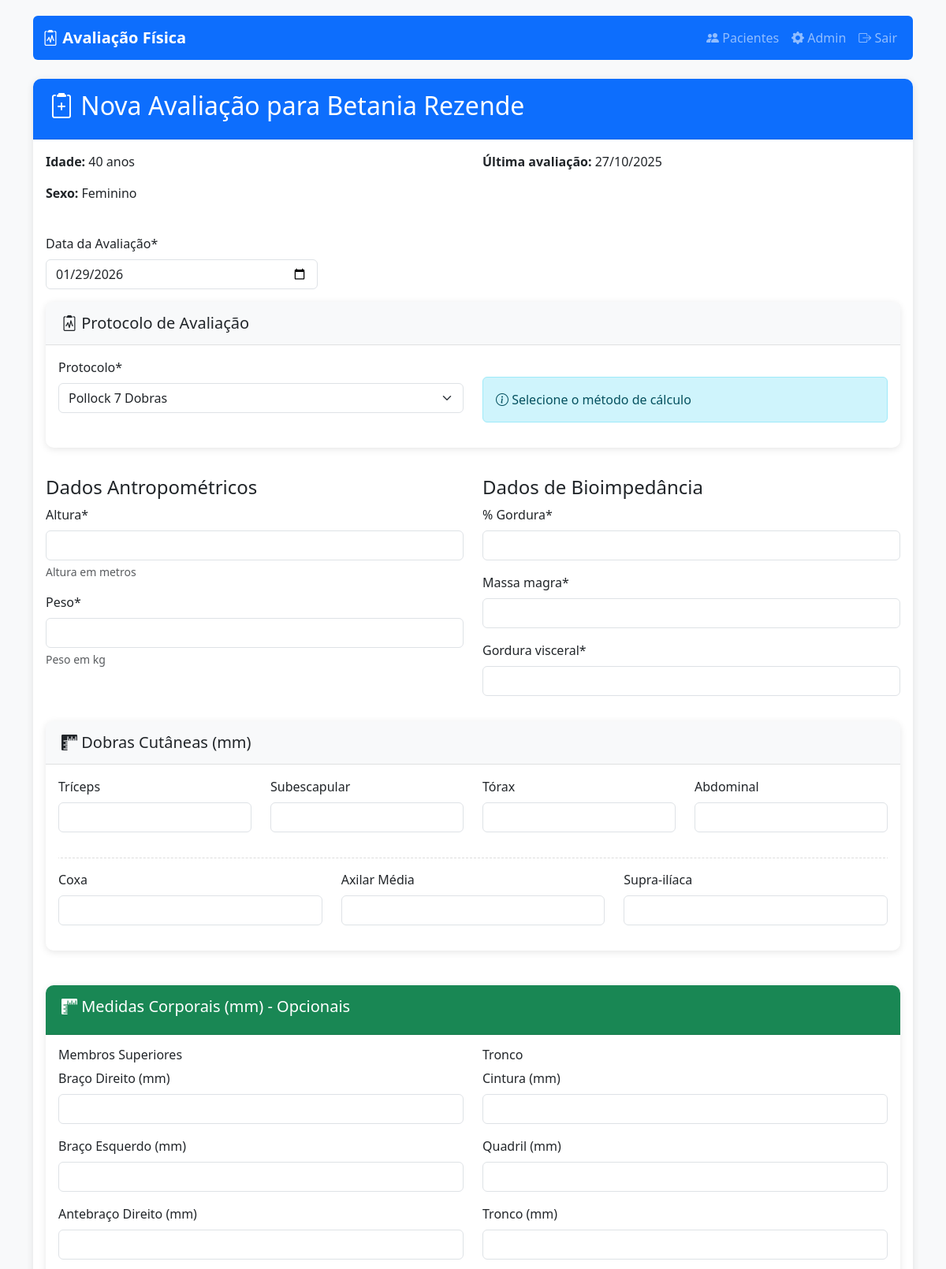
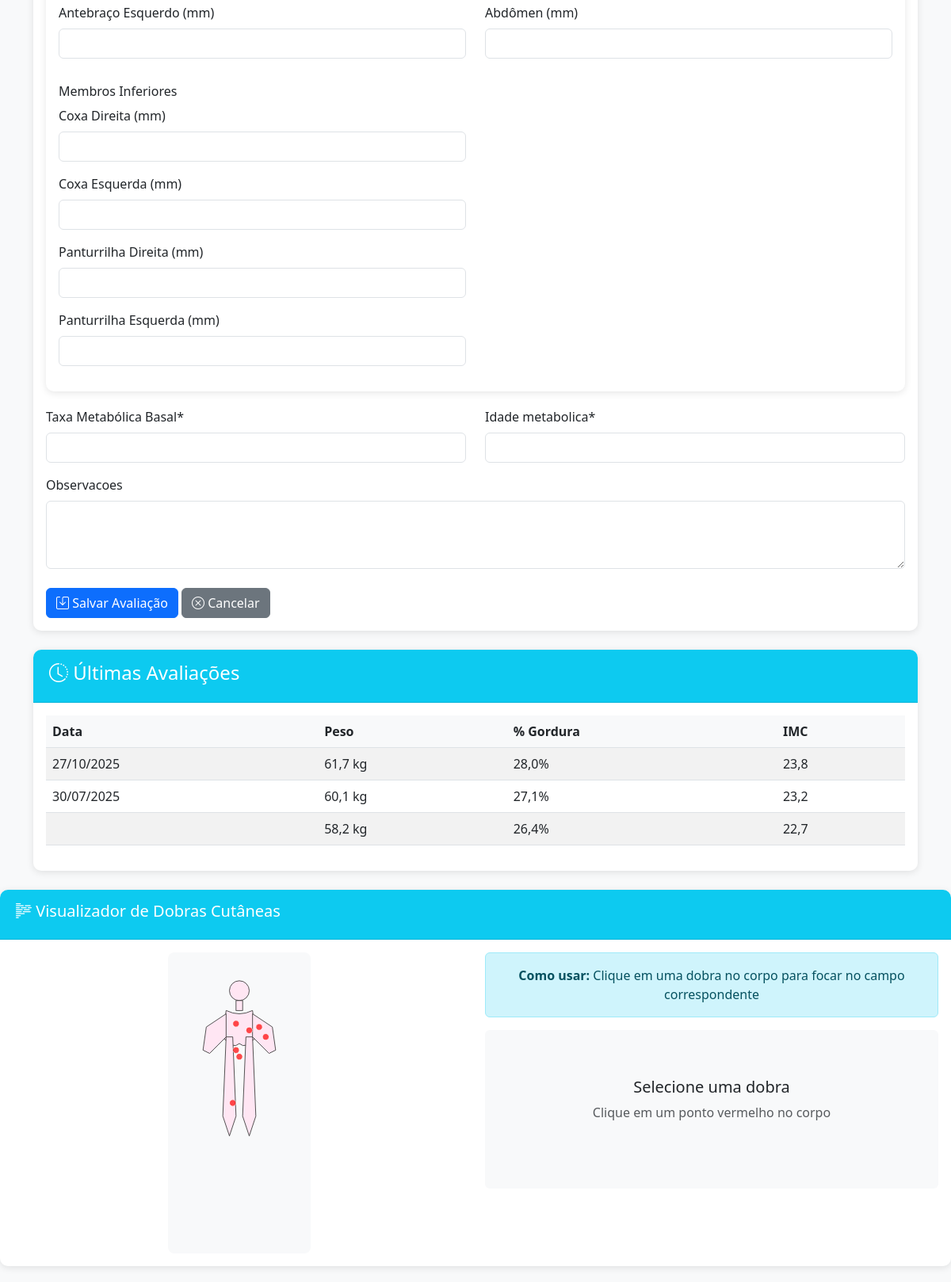
Screenshot of /pacientes/6/avaliacao/nova/ (signed in) with the database file from the repository (2 pictures, top to bottom).
### avaliacao/models.py (models this page shows, shortened)
class Paciente(models.Model):
    SEXO_CHOICES = [('M', 'Masculino'), ('F', 'Feminino')]
    nome = models.CharField(max_length=100)
    sexo = models.CharField(max_length=1, choices=SEXO_CHOICES)
    data_nascimento = models.DateField()
    telefone = models.CharField(max_length=15, blank=True)
    email = models.EmailField(blank=True)
    observacoes = models.TextField(blank=True)
    @property
    def idade(self):
        hoje = date.today()
        return hoje.year - self.data_nascimento.year - (
            (hoje.month, hoje.day) < (self.data_nascimento.month, self.data_nascimento.day)
        )

class Avaliacao(models.Model):
    PROTOCOLOS = [
        ('POLLOCK_7', 'Pollock 7 Dobras'),
        ('FALKNER_4', 'Falkner 4 Dobras'),
    ]
    protocolo = models.CharField(
        max_length=10,
        choices=PROTOCOLOS,
        default='POLLOCK_7'
    )
    paciente = models.ForeignKey(Paciente, on_delete=models.CASCADE, related_name='avaliacoes')
    data_avaliacao = models.DateField()  # Removido o 'default' (agora será obrigatório preencher)
    altura = models.FloatField(help_text="Altura em metros")
    peso = models.FloatField(help_text="Peso em kg")
    percentual_gordura = models.FloatField(verbose_name="% Gordura")
    massa_magra = models.FloatField()
    gordura_visceral = models.IntegerField()
    tmb = models.IntegerField(verbose_name="Taxa Metabólica Basal")
    idade_metabolica = models.IntegerField()
    observacoes = models.TextField(blank=True)
    torax = models.FloatField('Tórax', null=True, blank=True)
    triceps = models.FloatField('Tríceps', null=True, blank=True)
    abdominal = models.FloatField('Abdominal', null=True, blank=True)
    coxa = models.FloatField('Coxa', null=True, blank=True)
    axilar_media = models.FloatField('Axilar Média', null=True, blank=True)
    subescapular = models.FloatField('Subescapular', null=True, blank=True)
    suprailiaca = models.FloatField('Supra-ilíaca', null=True, blank=True)
    braco_direito = models.FloatField('Braço Direito (mm)', null=True, blank=True)
    braco_esquerdo = models.FloatField('Braço Esquerdo (mm)', null=True, blank=True)
    antebraco_direito = models.FloatField('Antebraço Direito (mm)', null=True, blank=True)
    antebraco_esquerdo = models.FloatField('Antebraço Esquerdo (mm)', null=True, blank=True)
    cintura = models.FloatField('Cintura (mm)', null=True, blank=True)
    quadril = models.FloatField('Quadril (mm)', null=True, blank=True)
    tronco = models.FloatField('Tronco (mm)', null=True, blank=True)
    abdomen = models.FloatField('Abdômen (mm)', null=True, blank=True)
    coxa_direita = models.FloatField('Coxa Direita (mm)', null=True, blank=True)
    coxa_esquerda = models.FloatField('Coxa Esquerda (mm)', null=True, blank=True)
    panturrilha_direita = models.FloatField('Panturrilha Direita (mm)', null=True, blank=True)
    panturrilha_esquerda = models.FloatField('Panturrilha Esquerda (mm)', null=True, blank=True)
    class Meta:
        ordering = ['-data_avaliacao']
    @property
    def imc(self):
        return self.peso / (self.altura ** 2)

### avaliacao/views.py (the view)
# urls.py: path('pacientes/<int:paciente_id>/avaliacao/nova/', views.nova_avaliacao, name='nova_avaliacao'),
@login_required
def nova_avaliacao(request, paciente_id):
    paciente = get_object_or_404(Paciente, pk=paciente_id)
    if request.method == 'POST':
        print("Dados recebidos:", request.POST)  # Debug: imprime os dados do formulário
        form = AvaliacaoForm(request.POST)
        if form.is_valid():
            avaliacao = form.save(commit=False)
            avaliacao.paciente = paciente
            if avaliacao.protocolo and any([
                avaliacao.triceps, avaliacao.subescapular,
                avaliacao.torax, avaliacao.abdominal,
                avaliacao.coxa, avaliacao.axilar_media,
                avaliacao.suprailiaca
            ]):
                soma_dobras = sum([
                    avaliacao.triceps or 0,
                    avaliacao.subescapular or 0,
                    avaliacao.torax or 0,
                    avaliacao.abdominal or 0,
                    avaliacao.coxa or 0,
                    avaliacao.axilar_media or 0,
                    avaliacao.suprailiaca or 0
                ])
                percentual, _ = calcular_gordura(
                soma_dobras if avaliacao.protocolo == 'POLLOCK_7' else (avaliacao.triceps + avaliacao.subescapular + avaliacao.torax + avaliacao.abdominal),
                paciente.idade,
                paciente.sexo,
                avaliacao.protocolo
                )
                avaliacao.percentual_gordura = percentual
            avaliacao.save()
            return redirect('avaliacao:historico_avaliacoes', paciente_id=paciente.id)
        else:
            print("Erros do formulário:", form.errors.as_json())  # Debug: imprime os erros do formulário
    else:
        form = AvaliacaoForm()
    return render(request, 'avaliacao/form_avaliacao.html', {
        'form': form,
        'paciente': paciente,
        'avaliacoes_anteriores': Avaliacao.objects.filter(paciente=paciente).order_by('-data_avaliacao')[:3],
        'titulo': f'Nova Avaliação - {paciente.nome}'
    })

### avaliacao/templates/avaliacao/form_avaliacao.html (shortened to what this page needs)
{% extends 'avaliacao/base.html' %}
{% load crispy_forms_tags %}
{% block content %}
<div class="card mb-4">
    <div class="card-header bg-primary text-white">
        <h2>
            <i class="bi bi-clipboard2-plus"></i>
            Nova Avaliação para {{ paciente.nome }}
        </h2>
    </div>
    <div class="card-body">
        <div class="row mb-4">
            <div class="col-md-6">
                <p><strong>Idade:</strong> {{ paciente.idade }} anos</p>
                <p><strong>Sexo:</strong> {{ paciente.get_sexo_display }}</p>
            </div>
            <div class="col-md-6">
                <p><strong>Última avaliação:</strong>
                   {% if avaliacoes_anteriores %}
                       {{ avaliacoes_anteriores.0.data_avaliacao|date:"d/m/Y" }}
                   {% else %}
                       Nenhuma avaliação anterior
                   {% endif %}
                </p>
            </div>
        </div>
        <form method="post">
            <div class="row mb-3">
                <div class="col-md-4">
                    <label for="id_data_avaliacao" class="form-label">Data da Avaliação*</label>
                    <input type="date"
                           name="data_avaliacao"
                           id="id_data_avaliacao"
                           class="form-control {% if form.data_avaliacao.errors %}is-invalid{% endif %}"
                           value="{{ form.data_avaliacao.value|date:'Y-m-d' }}"
                           required>
                </div>
            </div>
            <div class="row mb-3">
                <div class="col-md-12">
                    <div class="card">
                        <div class="card-header bg-light">
                            <h5 class="mb-0">
                                <i class="bi bi-clipboard2-pulse"></i> Protocolo de Avaliação
                            </h5>
                        </div>
                        <div class="card-body">
                            <div class="row">
                                <div class="col-md-6">
                                    {{ form.protocolo|as_crispy_field }}
                                </div>
                                <div class="col-md-6">
                                    <div class="alert alert-info mt-md-4">
                                        <i class="bi bi-info-circle"></i> Selecione o método de cálculo
                                    </div>
                                </div>
                            </div>
                        </div>
                    </div>
                </div>
            </div>
            <div class="row">
                <div class="col-md-6">
                    <h4>Dados Antropométricos</h4>
                    {{ form.altura|as_crispy_field }}
                    {{ form.peso|as_crispy_field }}
                </div>
                <div class="col-md-6">
                    <h4>Dados de Bioimpedância</h4>
                    {{ form.percentual_gordura|as_crispy_field }}
                    {{ form.massa_magra|as_crispy_field }}
                    {{ form.gordura_visceral|as_crispy_field }}
                </div>
            </div>
            <div class="row mt-3">
                <div class="col-md-12">
                    <div class="card">
                        <div class="card-header bg-light">
                            <h5 class="mb-0">
                                <i class="bi bi-rulers"></i> Dobras Cutâneas (mm)
                            </h5>
                        </div>
                        <div class="card-body">
                            <div class="row">
                                <div class="col-md-3">
                                    {{ form.triceps|as_crispy_field }}
                                </div>
                                <div class="col-md-3">
                                    {{ form.subescapular|as_crispy_field }}
                                </div>
                                <div class="col-md-3">
                                    {{ form.torax|as_crispy_field }}
                                </div>
                                <div class="col-md-3">
                                    {{ form.abdominal|as_crispy_field }}
                                </div>
                            </div>
                            <div id="pollock-extra-fields" style="display: none;">
                                <div class="row mt-3">
                                    <div class="col-md-4">
                                        {{ form.coxa|as_crispy_field }}
                                    </div>
                                    <div class="col-md-4">
                                        {{ form.axilar_media|as_crispy_field }}
                                    </div>
                                    <div class="col-md-4">
                                        {{ form.suprailiaca|as_crispy_field }}
                                    </div>
                                </div>
                            </div>
                        </div>
                    </div>
                </div>
            </div>
            <div class="card mt-4">
                <div class="card-header bg-success text-white">
                    <h5><i class="bi bi-rulers"></i> Medidas Corporais (mm) - Opcionais</h5>
                </div>
                <div class="card-body">
                    <div class="row">
                        <div class="col-md-6">
                            <h6>Membros Superiores</h6>
                            {{ form.braco_direito|as_crispy_field }}
                            {{ form.braco_esquerdo|as_crispy_field }}
                            {{ form.antebraco_direito|as_crispy_field }}
                            {{ form.antebraco_esquerdo|as_crispy_field }}
                        </div>
                        <div class="col-md-6">
                            <h6>Tronco</h6>
                            {{ form.cintura|as_crispy_field }}
                            {{ form.quadril|as_crispy_field }}
                            {{ form.tronco|as_crispy_field }}
                            {{ form.abdomen|as_crispy_field }}
                        </div>
                    </div>
                    <div class="row mt-3">
                        <div class="col-md-6">
                            <h6>Membros Inferiores</h6>
                            {{ form.coxa_direita|as_crispy_field }}
                            {{ form.coxa_esquerda|as_crispy_field }}
                            {{ form.panturrilha_direita|as_crispy_field }}
                            {{ form.panturrilha_esquerda|as_crispy_field }}
                        </div>
                    </div>
                </div>
            </div>
            <div class="row mt-3">
                <div class="col-md-6">
                    {{ form.tmb|as_crispy_field }}
                </div>
                <div class="col-md-6">
                    {{ form.idade_metabolica|as_crispy_field }}
                </div>
            </div>
            {{ form.observacoes|as_crispy_field }}
            <div class="mt-4">
                <button type="submit" class="btn btn-primary">
                    <i class="bi bi-save"></i> Salvar Avaliação
                </button>
                <a href="{% url 'avaliacao:lista_pacientes' %}" class="btn btn-secondary">
                    <i class="bi bi-x-circle"></i> Cancelar
                </a>
            </div>
        </form>
    </div>
</div>
{% if avaliacoes_anteriores %}
<div class="card">
    <div class="card-header bg-info text-white">
        <h4><i class="bi bi-clock-history"></i> Últimas Avaliações</h4>
    </div>
    <div class="card-body">
        <div class="table-responsive">
            <table class="table table-striped">
                <thead>
                    <tr>
                        <th>Data</th>
                        <th>Peso</th>
                        <th>% Gordura</th>
                        <th>IMC</th>
                    </tr>
                </thead>
                <tbody>
                    {% for av in avaliacoes_anteriores %}
                    <tr>
                        <td>{{ av.data_avaliacao|date:"d/m/Y" }}</td>
                        <td>{{ av.peso }} kg</td>
                        <td>{{ av.percentual_gordura }}%</td>
                        <td>{{ av.imc|floatformat:1 }}</td>
                    </tr>
                    {% endfor %}
                </tbody>
            </table>
        </div>
    </div>
</div>
{% endif %}
{% endblock %}
{% block extra_js %}
<div class="card mt-4">
    <div class="card-header bg-info text-white">
        <h5><i class="bi bi-body-text"></i> Visualizador de Dobras Cutâneas</h5>
    </div>
    <div class="card-body text-center">
        <div class="row">
            <div class="col-md-6">
                <svg id="body-female" width="180" height="400" viewBox="0 0 180 400"
                     style="display: {% if paciente.sexo == 'F' %}block{% else %}none{% endif %};">
                    <circle cx="90" cy="30" r="15" fill="#ffe6f3" stroke="#333"/>
                    <rect x="85" y="45" width="10" height="15" fill="#ffe6f3" stroke="#333"/>
                    <path d="M70,60 Q90,70 110,60 L115,100 Q100,120 90,110 Q80,120 65,100 Z" fill="#ffe6f3" stroke="#333"/>
                    <path d="M110,65 L140,85 L145,120 L135,125 L110,100 Z" fill="#ffe6f3" stroke="#333"/>
                    <path d="M70,65 L40,85 L35,120 L45,125 L70,100 Z" fill="#ffe6f3" stroke="#333"/>
                    <path d="M80,100 L85,220 L75,250 L65,220 L70,100 Z" fill="#ffe6f3" stroke="#333"/>
                    <path d="M100,100 L95,220 L105,250 L115,220 L110,100 Z" fill="#ffe6f3" stroke="#333"/>
                    <circle id="female-triceps" cx="130" cy="100" r="5" fill="red" opacity="0.7" data-dobra="triceps" style="cursor:pointer"/>
                    <circle id="female-subescapular" cx="85" cy="80" r="5" fill="red" opacity="0.7" data-dobra="subescapular" style="cursor:pointer"/>
                    <circle id="female-torax" cx="105" cy="90" r="5" fill="red" opacity="0.7" data-dobra="torax" style="cursor:pointer"/>
                    <circle id="female-abdominal" cx="90" cy="130" r="5" fill="red" opacity="0.7" data-dobra="abdominal" style="cursor:pointer"/>
                    <circle id="female-coxa" cx="80" cy="200" r="5" fill="red" opacity="0.7" data-dobra="coxa" style="cursor:pointer"/>
                    <circle id="female-axilar" cx="120" cy="85" r="5" fill="red" opacity="0.7" data-dobra="axilar_media" style="cursor:pointer"/>
                    <circle id="female-suprailiaca" cx="85" cy="120" r="5" fill="red" opacity="0.7" data-dobra="suprailiaca" style="cursor:pointer"/>
                </svg>
            </div>
            <div class="col-md-6">
                <div class="alert alert-info">
                    <strong>Como usar:</strong> Clique em uma dobra no corpo para focar no campo correspondente
                </div>
                <div id="dobra-info" class="mt-3 p-3 bg-light rounded">
                    <h5 id="dobra-nome" class="text-center">Selecione uma dobra</h5>
                    <p id="dobra-descricao" class="text-muted text-center">Clique em um ponto vermelho no corpo</p>
                </div>
            </div>
        </div>
    </div>
</div>
{% endblock %}

### rows the page displays
Paciente: nome "Betania Rezende", idade "40", sexo "Feminino"
Avaliacao: data_avaliacao "27/10/2025", peso "61,7", percentual_gordura "28,0", imc "23,8"
Avaliacao: data_avaliacao "30/07/2025", peso "60,1", percentual_gordura "27,1", imc "23,2"
Avaliacao: peso "58,2", percentual_gordura "26,4", imc "22,7"
